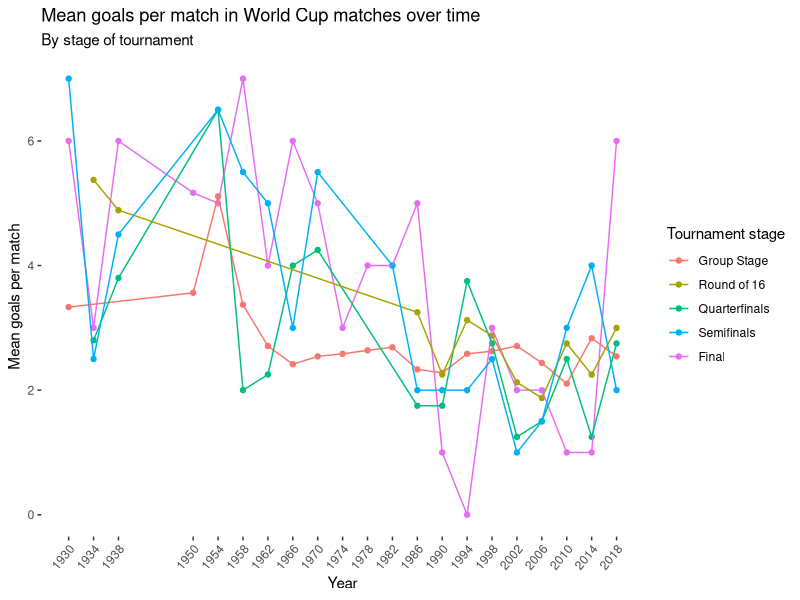
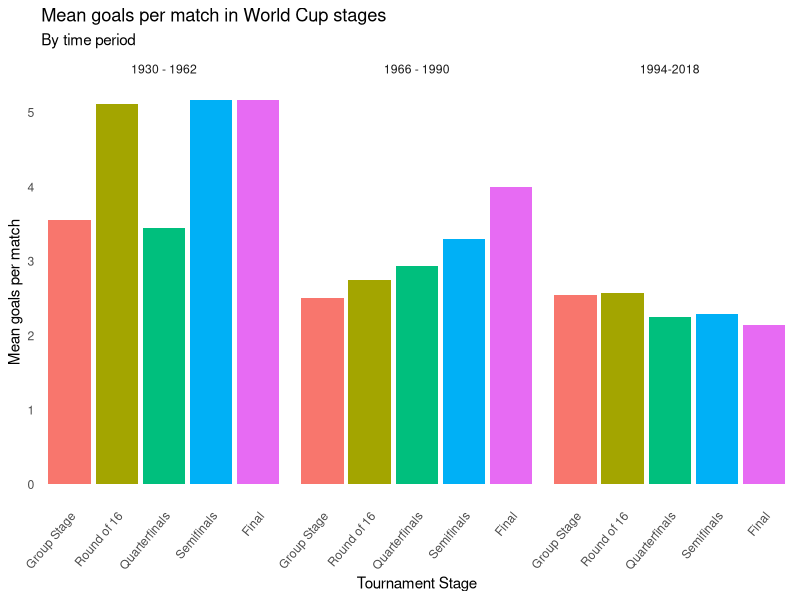
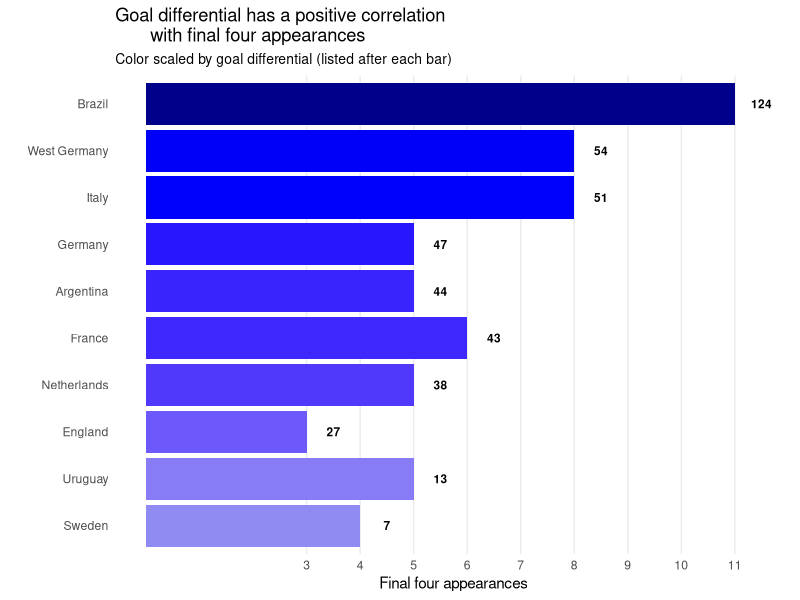
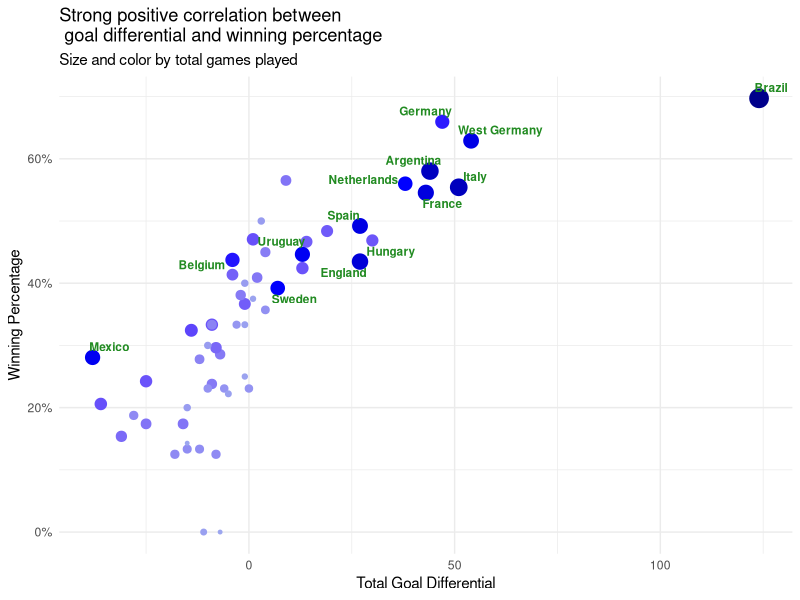

These figures' R source, in order:
## ---- chunk 1
#| label: load-pkgs
#| message: false
#| warning: false

library(tidyverse)
library(dplyr)
library(stringr)
library(ggrepel)
library(scales)
## ---- chunk 2
#| label: load-data
#| message: false

matches <- read.csv("data/wcmatches.csv")
wc <- read.csv("data/worldcups.csv")
## ---- chunk 3
#| label: data-manipulation
matches_q1 <- matches |>
  filter(stage != "Third place") |> # Third place game dropped from analysis due to teams lacking competitive edge
  mutate(
    stage = if_else(
      str_detect(stage, "Group"),
      "Group Stage",
      if_else(str_detect(stage, "Final"), "Final", stage)
    ),
    total_score = home_score + away_score
  ) |>
  # Put years into 3 groups for plotting purposes
  mutate(year_group = if_else(
    year <= 1962,
    "1930 - 1962",
    if_else(year <= 1990, "1966 - 1990", "1994-2018")
  ))
## ---- chunk 4
#| label: Q1-viz-1
#| fig-cap: Figure 1
matches_q1 |>
  group_by(year, stage) |>
  summarize(goals = mean(total_score)) |>
  ggplot(aes(x = year, y = goals, color = stage)) +
  geom_point() +
  geom_line() +
  theme(
    panel.grid.major = element_blank(),
    panel.grid.minor = element_blank(),
    panel.background = element_blank()
  ) +
  # Change axis label angles so its more readable
  theme(axis.text.x = element_text(
    angle = 50,
    vjust = 1,
    hjust = 1
  )) +
  # Set breaks for every tournament year
  scale_x_continuous(
    breaks = c(
      1930,
      1934,
      1938,
      1950,
      1954,
      1958,
      1962,
      1966,
      1970,
      1974,
      1978,
      1982,
      1986,
      1990,
      1994,
      1998,
      2002,
      2006,
      2010,
      2014,
      2018
    ),
    labels = c(
      "1930",
      "1934",
      "1938",
      "1950",
      "1954",
      "1958",
      "1962",
      "1966",
      "1970",
      "1974",
      "1978",
      "1982",
      "1986",
      "1990",
      "1994",
      "1998",
      "2002",
      "2006",
      "2010",
      "2014",
      "2018"
    )
  ) +
  theme(legend.key = element_rect(fill = "white", color = NA)) +
  # Color by round
  scale_color_discrete(limits = c(
    "Group Stage",
    "Round of 16",
    "Quarterfinals",
    "Semifinals",
    "Final"
  )) +
  labs(
    title = "Mean goals per match in World Cup matches over time",
    subtitle = "By stage of tournament",
    x = "Year",
    y = "Mean goals per match",
    color = "Tournament stage"
  )
## ---- chunk 5
#| label: Q1-viz-2
#| fig-cap: Figure 2

matches_q1 |>
  group_by(stage, year_group) |>
  summarize(goals = mean(total_score)) |>
  ggplot(aes(x = stage, y = goals, fill = stage)) +
  facet_wrap(~ year_group) +
  geom_col() +
  theme_minimal() +
  theme(
    panel.grid.major = element_blank(),
    panel.grid.minor = element_blank(),
    panel.background = element_blank()
  ) +
  # Same angle change for readability
  theme(axis.text.x = element_text(
    angle = 50,
    vjust = 1,
    hjust = 1
  )) +
  # Same colors set by round
  scale_fill_discrete(limits = c(
    "Group Stage",
    "Round of 16",
    "Quarterfinals",
    "Semifinals",
    "Final"
  )) +
  # Remove redundant legend
  theme(legend.position = "none") +
  scale_x_discrete(limits = c(
    "Group Stage",
    "Round of 16",
    "Quarterfinals",
    "Semifinals",
    "Final"
  )) +
  labs(
    title = "Mean goals per match in World Cup stages",
    subtitle = "By time period",
    x = "Tournament Stage",
    y = "Mean goals per match",
    fill = "Tournament Stage"
  )
## ---- chunk 6
#| label: data-manipulation-2
matches_q2 <- matches |>
  # Pivot as described above so there's two rows for each game played
  pivot_longer(
    cols = c("home_team", "away_team"),
    names_to = "home_away",
    values_to = "team"
  ) |>
  # Add in goal differential
  mutate(
    goal_differential = if_else(
      home_away == "home_team",
      home_score - away_score,
      away_score - home_score
    ),
    won = if_else(winning_team == team, TRUE, FALSE, missing = FALSE)
  ) |>
  group_by(team) |>
  # Get total goal differential and calculate winning percentage
  summarise(
    total_goal_diff = sum(goal_differential),
    total_games = n(),
    win_perc = sum(won) / total_games
  ) |>
  mutate(team = if_else(team == "United States", "USA", team))


wc_q2 <- wc |>
  # Pivot so easy to group by number of appearances in top 4
  pivot_longer(
    cols = c("winner", "second", "third", "fourth"),
    names_to = "placement",
    values_to = "team"
  )
## ---- chunk 7
#| label: Q2-viz-1
#| fig-cap: Figure 3

q2_data <- wc_q2 |>
  left_join(matches_q2, by = 'team')

q2_data |>
  group_by(team) |>
  summarise(appearances = n(), goal_diff = total_goal_diff) |>
  arrange(desc(appearances)) |>
  # Use unique to get only one row for each team that has the info we want to plot
  unique() |>
  # Only plot teams who have made more than one semifinal to not overcrowd the plot
  filter(appearances > 2) |>
  ggplot(aes(
    x = appearances,
    y = reorder(team, goal_diff),
    fill = goal_diff
  )) +
  geom_col(show.legend = FALSE) +
  labs(
    title = "Goal differential has a positive correlation
       with final four appearances",
    subtitle = "Color scaled by goal differential (listed after each bar)",
    x = "Final four appearances",
    y = ""
  ) +
  theme_minimal() +
  # Found scale_fill_gradient2 using chatGPT
  scale_fill_gradient2(
    low = "lightblue",
    mid = "blue",
    high = "darkblue",
    midpoint = 50
  ) +
  # Add in goal differential numbers
  geom_text(
    aes(x = appearances + 0.5, y = team, label = goal_diff),
    size = 3,
    color = "black",
    fontface = 'bold'
  ) +
  scale_x_continuous(
    breaks = c(3,
               4,
               5,
               6,
               7,
               8,
               9,
               10,
               11),
    labels = c("3",
               "4",
               "5",
               "6",
               "7",
               "8",
               "9",
               "10",
               "11")
  ) +
  theme(
    plot.subtitle = element_text(size = 10),
    panel.grid.minor = element_blank(),
    panel.grid.major.y = element_blank()
  )
## ---- chunk 8
#| label: q2-viz2
#| fig-cap: Figure 4

matches_q2 |>
  # Remove teams who have not played in at least two tournaments
  filter(total_games > 6) |>
  ggplot(aes(
    x = total_goal_diff,
    y = win_perc,
    size = total_games,
    color = total_games
  )) +
  geom_point(show.legend = FALSE) +
  geom_text_repel(
    aes(label = ifelse(
      total_games >= 40 |
        total_goal_diff >= 25, team, ""
    )),
    size = 3,
    fontface = 'bold',
    color = "forestgreen"
  ) +
  labs(
    title = "Strong positive correlation between \n goal differential and winning percentage",
    x = "Total Goal Differential",
    y = "Winning Percentage",
    size = "Total Games Played",
    subtitle = "Size and color by total games played"
  ) +
  theme_minimal() +
  # Found scale_color_gradient2 using chatGPT
  scale_color_gradient2(
    low = "lightblue",
    mid = "blue",
    high = "darkblue",
    midpoint = 50
  ) +
  scale_y_continuous(labels = percent_format())
